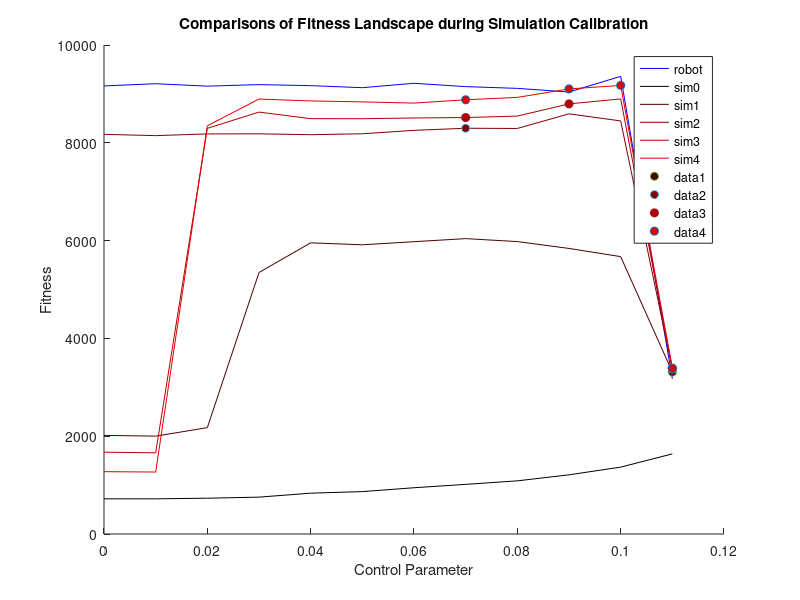

Write the MATLAB code that produced this figure.
t=[0 0.01 0.02 0.03 0.04 0.05 0.06 0.07 0.08 0.09 0.1 0.11];
robot=[-9163.27 -9208.02 -9158.7 -9190.04 -9168.85 -9127.3 -9217.15 -9148.99 -9113.23 -9039.07 -9358.82 -3174.91];
sim = [-719 -719 -732 -754 -835 -867 -946 -1015 -1087.08 -1210.25 -1367.35 -1638.46];
sysId1 = [-2017.03 -2001.38 -2174.95 -5347.5 -5954.23 -5914.55 -5977.49 -6040.71 -5979.84 -5839.77 -5672.48 -3311.44];
sysId2 = [-8172.76 -8146.71 -8181.92 -8183.55 -8165.7 -8184.79 -8254.6 -8297.54 -8293.44 -8592.45 -8447.61 -3373.29];
sysId3 = [-1673.7 -1659.98 -8295.86 -8627.99 -8493.64 -8492.37 -8507.9 -8516.36 -8546.45 -8795.81 -8897.29 -3387.11];
sysId4 = [-1274.85 -1267.22 -8348.72 -8894.82 -8856.11 -8836.61 -8812.1 -8879.8 -8928.55 -9102.17 -9173.4 -3391.99];
hold all;
plot(t, -robot, 'b');
plot(t, -sim, 'k');



plot(t, -sysId1, 'Color', [0.3 0 0]);
plot(t, -sysId2, 'Color', [0.5 0 0]);
plot(t, -sysId3, 'Color', [0.7 0 0]);
plot(t, -sysId4, 'Color', [0.9 0 0]);
legend('robot', 'sim0', 'sim1', 'sim2', 'sim3', 'sim4');
title('Comparisons of Fitness Landscape during Simulation Calibration');
xlabel('Control Parameter');
ylabel('Fitness');

t1 = [0.11];
f1 = [3311.44];
t2 = [0.11 0.07];
f2 = [3373.29 8297.54];
t3 = [0.11 0.07 0.09];
f3 = [3387.11 8516.36 8795.81];
t4 = [0.11 0.07 0.09 0.1];
f4 = [3391.99 8879.8 9102.17 9173.4];
plot(t1, f1, 'o', 'MarkerFaceColor', [0.3 0 0]);
plot(t2, f2, 'o', 'MarkerFaceColor', [0.5 0 0]);
plot(t3, f3, 'o', 'MarkerFaceColor', [0.7 0 0]);
plot(t4, f4, 'o', 'MarkerFaceColor', [0.9 0 0]);
